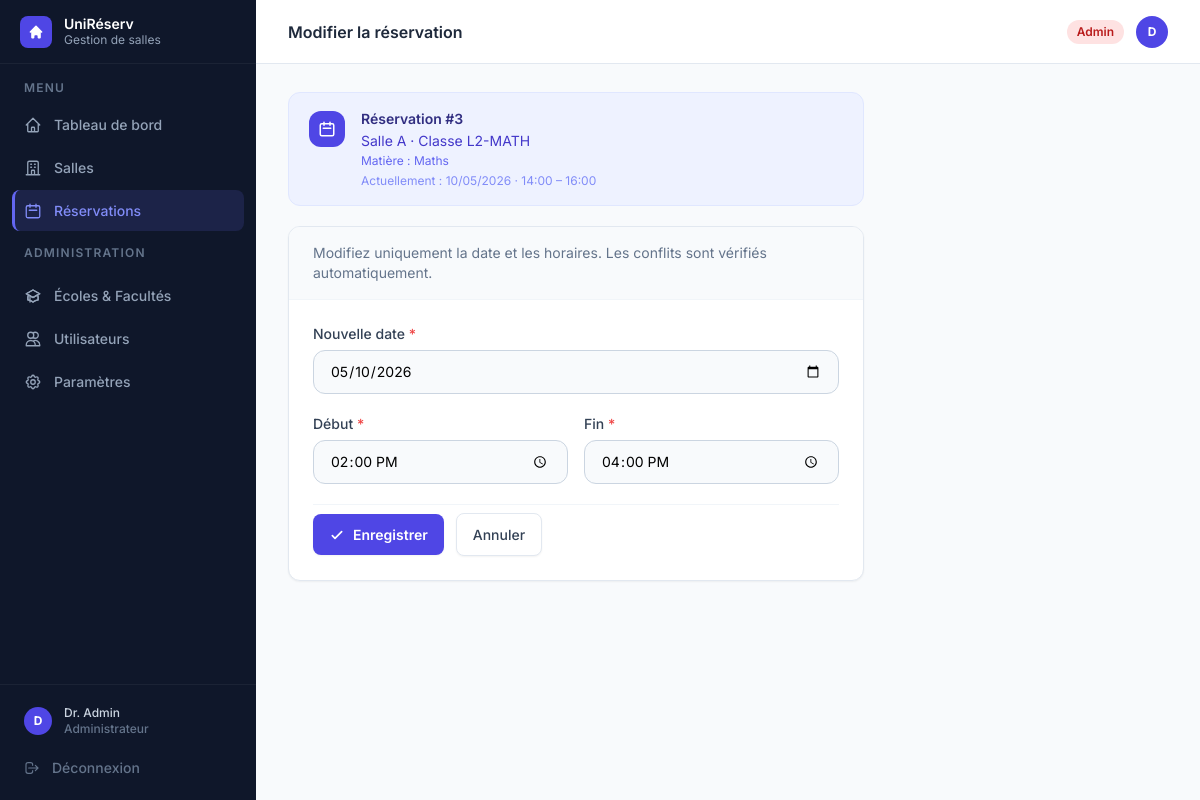
The page /reservations/3/modifier (signed in) on the database as committed earlier.
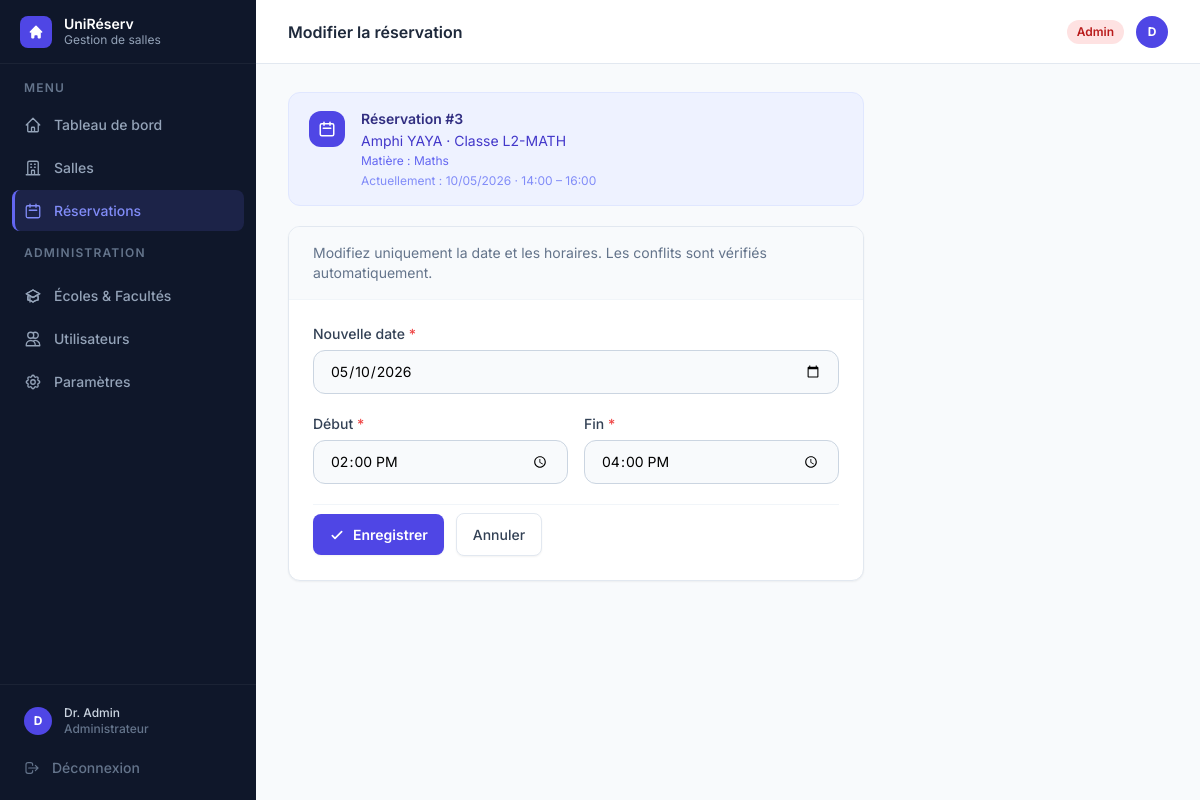
The same page on the database as committed later.
### tables this page shows
CREATE TABLE salles (
            id          INTEGER PRIMARY KEY,
            nom         TEXT    NOT NULL UNIQUE,
            capacite    INTEGER NOT NULL,
            equipements TEXT    NOT NULL DEFAULT '[]',
            disponible  INTEGER NOT NULL DEFAULT 1
        );

### app.py (the view, shortened to what this page needs)
@app.route("/reservations/<int:res_id>/modifier", methods=["GET", "POST"])
@login_required
def reservation_modifier(res_id):
    if not peut_gerer_reservations():
        flash("Action non autorisée.", "error")
        return redirect(url_for("reservations"))
    bd, utilisateurs, _, toutes = get_data()
    cible = next((r for r in toutes if r.id == res_id), None)
    if not cible:
        flash("Réservation introuvable.", "error")
        return redirect(url_for("reservations"))
    if cible.statut in (StatutReservation.ANNULEE, StatutReservation.TERMINEE):
        flash("Impossible de modifier une réservation annulée ou terminée.", "error")
        return redirect(url_for("reservations"))
    return render_template(
        "reservation_modifier.html", active="reservations",
        reservation=cible,
    )

### app.py (called while the page is built)
def get_bd():
    return BaseDonneesSQLite()

def get_data():
    bd   = get_bd()
    tout = bd.charger_tout()
    maintenant = datetime.now()
    for r in tout["reservations"]:
        if r.statut in (StatutReservation.CONFIRMEE, StatutReservation.EN_ATTENTE):
            if datetime.combine(r.date, r.heure_fin) < maintenant:
                r._Reservation__statut = StatutReservation.TERMINEE
                bd.sauvegarder_reservation(r)
    return (
        bd,
        {u.id: u for u in tout["utilisateurs"]},
        {s.id: s for s in tout["salles"]},
        tout["reservations"],
    )

def login_required(f):
    @wraps(f)
    def decorated(*args, **kwargs):
        if "user_id" not in session:
            return redirect(url_for("login"))
        return f(*args, **kwargs)
    return decorated

def peut_gerer_reservations():
    return session.get("user_role") in ("admin", "responsable")

### models/reservation.py (called while the page is built)
    def _valider_horaires(self):
        if self.__heure_debut >= self.__heure_fin:
            raise ValueError(
                f"L'heure de début ({self.__heure_debut}) "
                f"doit être avant l'heure de fin ({self.__heure_fin})."
            )

### templates/reservation_modifier.html (shortened to what this page needs)
{% extends "base.html" %}
{% block heading %}Modifier la réservation{% endblock %}
{% block content %}
<div class="max-w-xl space-y-5">
  <div class="bg-indigo-50 border border-indigo-100 rounded-xl px-5 py-4 flex items-start gap-4">
    <div class="w-9 h-9 rounded-xl bg-indigo-600 flex items-center justify-center shrink-0 mt-0.5">
      <svg class="w-4.5 h-4.5 text-white" style="width:18px;height:18px" fill="none" stroke="currentColor" stroke-width="2" viewBox="0 0 24 24"><path stroke-linecap="round" stroke-linejoin="round" d="M8 7V3m8 4V3m-9 8h10M5 21h14a2 2 0 002-2V7a2 2 0 00-2-2H5a2 2 0 00-2 2v12a2 2 0 002 2z"/></svg>
    </div>
    <div>
      <p class="font-semibold text-indigo-900 text-sm">Réservation #{{ reservation.id }}</p>
      <p class="text-indigo-700 text-sm mt-0.5">{{ reservation.salle.nom }} · Classe {{ reservation.classe }}</p>
      {% if reservation.matiere %}
      <p class="text-indigo-500 text-xs mt-0.5">Matière : {{ reservation.matiere }}</p>
      {% endif %}
      <p class="text-indigo-400 text-xs mt-1">Actuellement : {{ reservation.date.strftime('%d/%m/%Y') }} · {{ reservation.heure_debut.strftime('%H:%M') }} – {{ reservation.heure_fin.strftime('%H:%M') }}</p>
    </div>
  </div>
  <div class="bg-white rounded-xl border border-slate-200 shadow-sm overflow-hidden">
    <div class="px-6 py-4 border-b border-slate-100 bg-slate-50">
      <p class="text-sm text-slate-500">Modifiez uniquement la date et les horaires. Les conflits sont vérifiés automatiquement.</p>
    </div>
    <div class="px-6 py-6">
      <form method="POST" class="space-y-5">
        <div>
          <label class="block text-sm font-medium text-slate-700 mb-1.5">Nouvelle date <span class="text-red-500">*</span></label>
          <input type="date" name="date" required value="{{ reservation.date.isoformat() }}"
            class="w-full rounded-xl border border-slate-300 bg-slate-50 px-4 py-2.5 text-sm focus:outline-none focus:ring-2 focus:ring-indigo-500 focus:bg-white transition-all"/>
        </div>
        <div class="grid grid-cols-2 gap-4">
          <div>
            <label class="block text-sm font-medium text-slate-700 mb-1.5">Début <span class="text-red-500">*</span></label>
            <input type="time" name="heure_debut" required value="{{ reservation.heure_debut.strftime('%H:%M') }}"
              class="w-full rounded-xl border border-slate-300 bg-slate-50 px-4 py-2.5 text-sm focus:outline-none focus:ring-2 focus:ring-indigo-500 focus:bg-white transition-all"/>
          </div>
          <div>
            <label class="block text-sm font-medium text-slate-700 mb-1.5">Fin <span class="text-red-500">*</span></label>
            <input type="time" name="heure_fin" required value="{{ reservation.heure_fin.strftime('%H:%M') }}"
              class="w-full rounded-xl border border-slate-300 bg-slate-50 px-4 py-2.5 text-sm focus:outline-none focus:ring-2 focus:ring-indigo-500 focus:bg-white transition-all"/>
          </div>
        </div>
        <div class="flex items-center gap-3 pt-2 border-t border-slate-100">
          <button type="submit" class="btn-primary">
            <svg class="w-4 h-4" fill="none" stroke="currentColor" stroke-width="2.5" viewBox="0 0 24 24"><path stroke-linecap="round" stroke-linejoin="round" d="M5 13l4 4L19 7"/></svg>
            Enregistrer
          </button>
          <a href="{{ url_for('reservations') }}" class="btn-secondary">Annuler</a>
        </div>
      </form>
    </div>
  </div>
</div>
{% endblock %}

Rows that differ between the two databases and show on the page:
changed salles: salle.nom "Salle A" → "Amphi YAYA"
